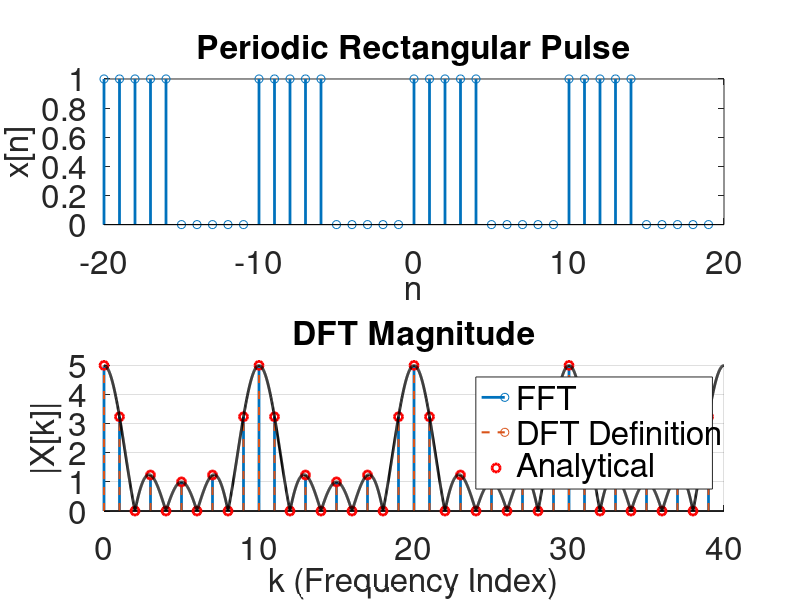

Write MATLAB code to recreate this figure.
% Lecture 19, Oct 21, Chapter 7, Discrete Fourier Series and Transforms
close all; clear;

N = 10; % period of discrete time signal

% plot options
one_period = false;
zero_centered = false;
plot_DTFT = true;

% Display four periods in time domain
n_vec = -2*N:2*N-1;
x = double(mod(n_vec,N) < N/2); %square pulse with duty cycle of 50%

% Extract one period for Fourier calculations
n = 0:N-1;
x_period = double(n < N/2);

% Centered frequency indices
if one_period
    if zero_centered
        k_vec = -N/2:N/2-1;
    else
        k_vec = 0:(N-1);
    end
else
    if zero_centered
        k_vec = -N*2:(2*N-1);
    else
        k_vec = 0:(4*N-1);
    end
end

% FFT of one period
if one_period
    if zero_centered
    gft = fftshift(fft(x_period));
    else
        gft = fft(x_period);
    end
else
    X_fft = fft(x_period);
    gft = X_fft(mod(k_vec,N)+1);
end

% DFT from definition
gft2 = zeros(1,length(k_vec));

% Analytical DFT after simplification in class
X_analytical = zeros(1,length(k_vec));

for ii = 1:length(k_vec)

    k = k_vec(ii);

    % Analytical expression
    if mod(k,N) == 0
        X_analytical(ii) = N/2;
    else
        % Use the scaled Dirichlet function found in class
        X_analytical(ii) = exp(-1i*pi*k*(N/2-1)/N)*...
            sin(pi*k*(N/2)/N)/sin(pi*k/N);
    end

    % DFS/DFT from complex exponential definition
    for ni = 1:N
        gft2(ii) = gft2(ii) + ...
            x_period(ni)*exp(-1i*2*pi*n(ni)*k/N);
    end

end

if plot_DTFT
k_fine = linspace(0,4*N,4000);
omega = 2*pi*k_fine/N;

X_dtft = zeros(size(omega));

for ni = 1:N
    X_dtft = X_dtft + ...
        x_period(ni)*exp(-1i*omega*n(ni));
end
if zero_centered
    X_dtft = fftshift(X_dtft);
    k_fine = linspace(-2*N,2*N,4000);
end
end

% Plot results
figure(1);
subplot(2,1,1)
stem(n_vec,x,'LineWidth',2);
xlabel('n');
ylabel('x[n]');
title('Periodic Rectangular Pulse');
set(findall(gcf,'-property','FontSize'),'FontSize',24)
subplot(2,1,2)
hold on;
stem(k_vec,abs(gft),'LineWidth',2);
stem(k_vec,abs(gft2),'--','LineWidth',1.5);
plot(k_vec,abs(X_analytical),'ro','LineWidth',2);
if plot_DTFT
plot(k_fine,abs(X_dtft),'k-','LineWidth',2);
end
legend('FFT','DFT Definition','Analytical');
xlabel('k (Frequency Index)');
ylabel('|X[k]|');
title('DFT Magnitude');
grid on
set(findall(gcf,'-property','FontSize'),'FontSize',24)
